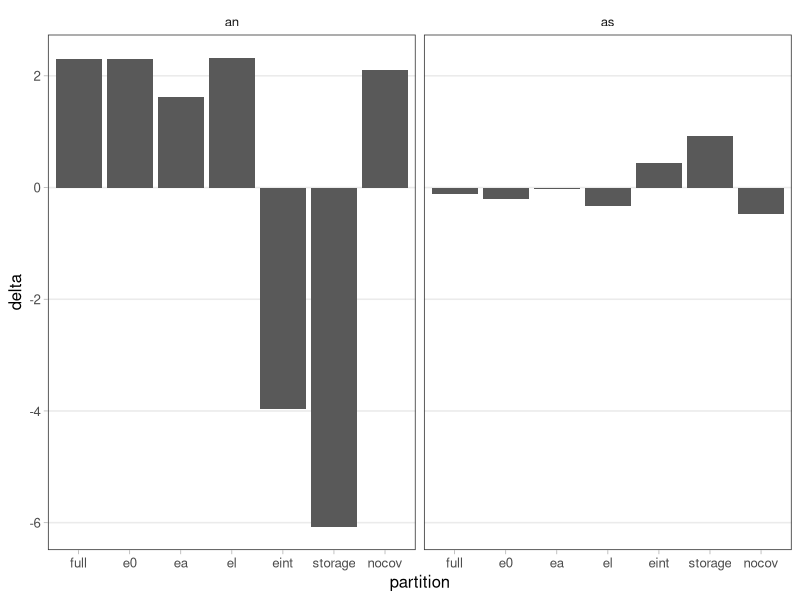
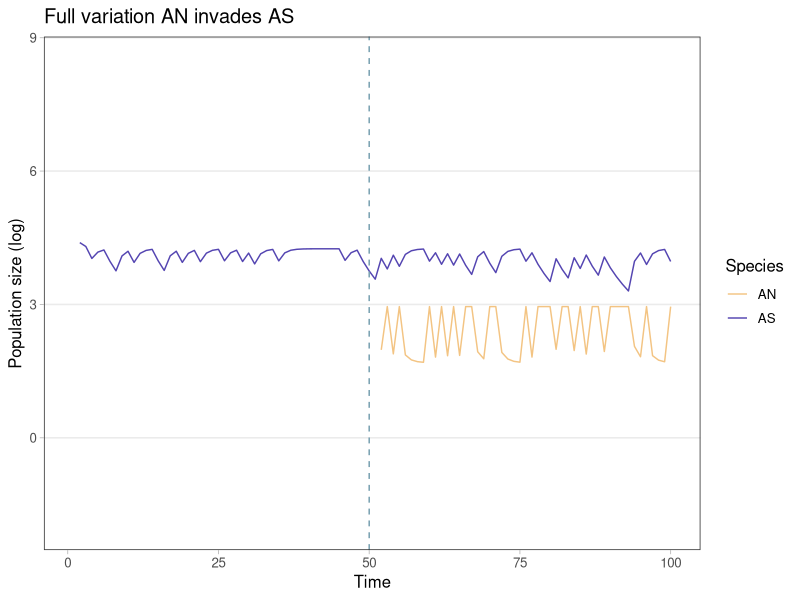
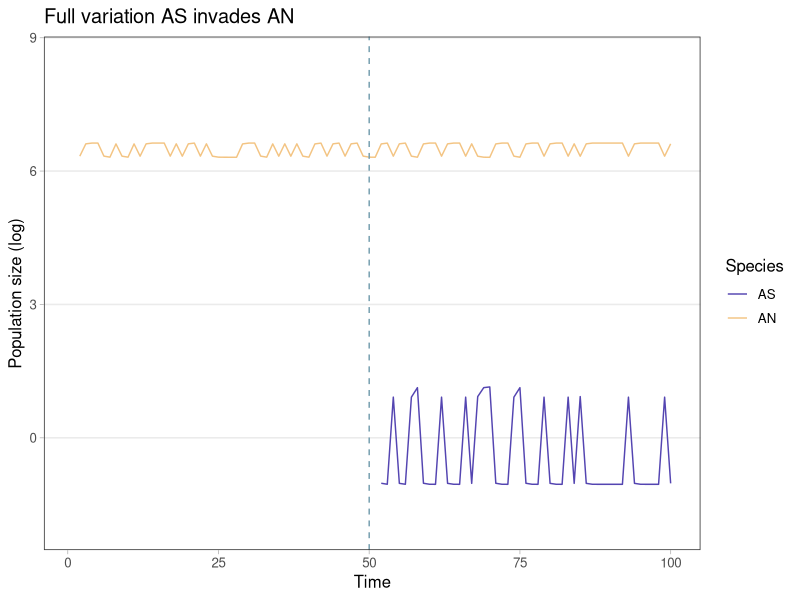
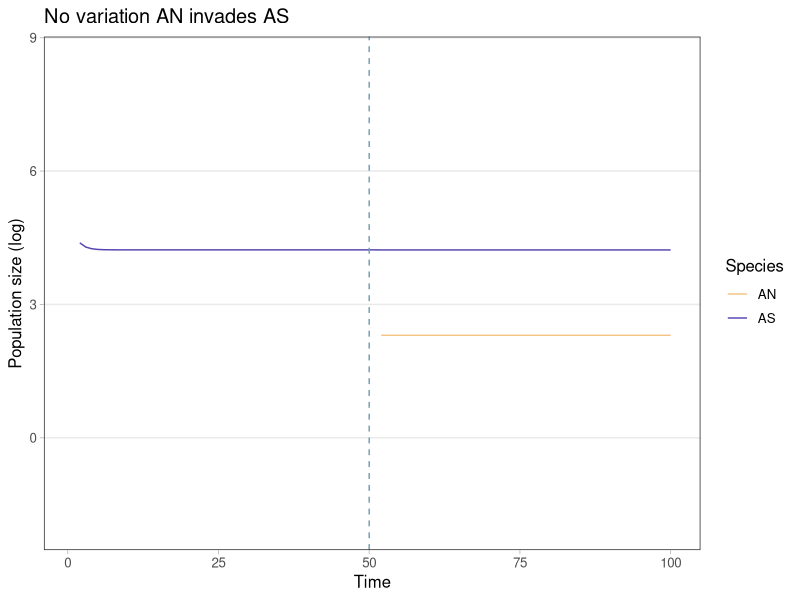
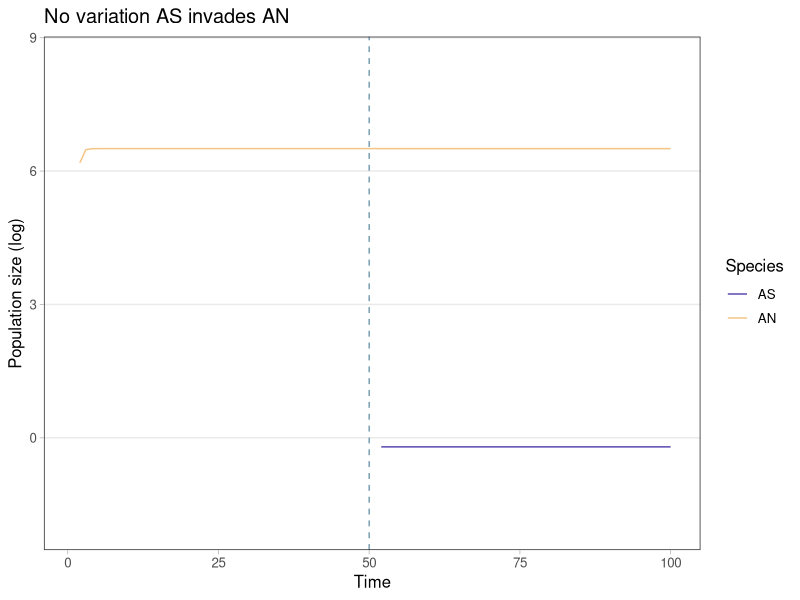
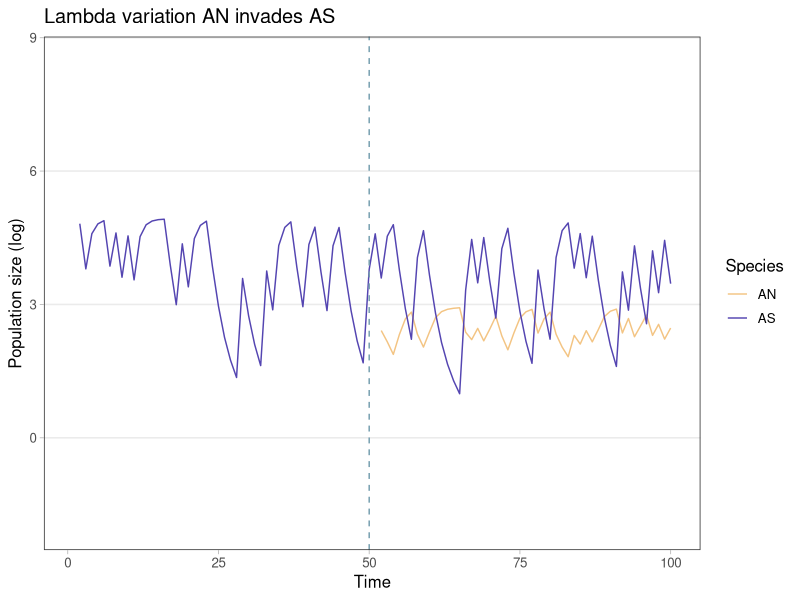
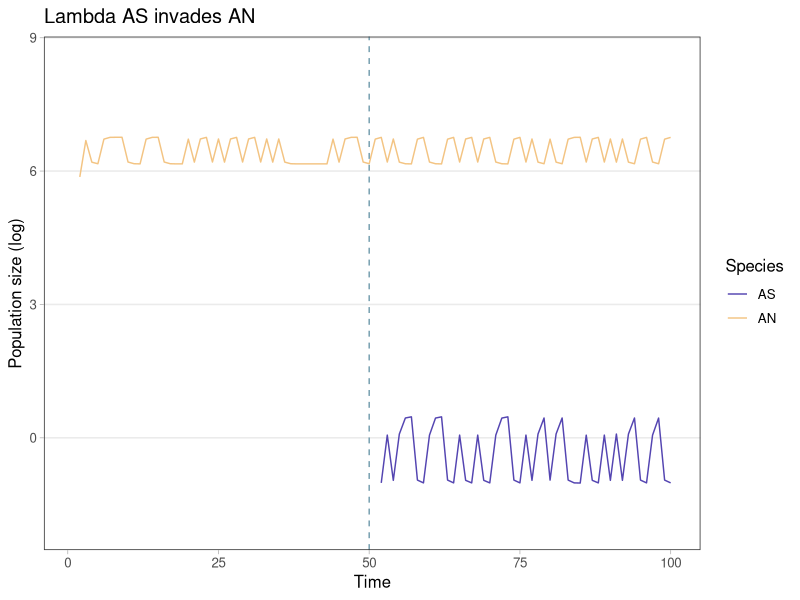
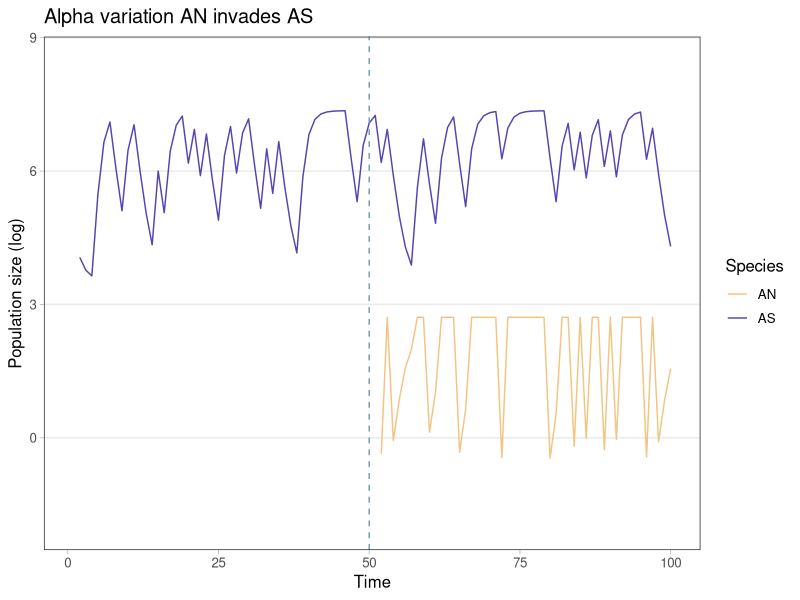

R code for these plots, in order:
## ---- chunk 1
knitr::opts_chunk$set(echo = TRUE)
library(tidyverse)

## Personal ggplot theme
theme_cw <- function () { 
  theme_bw(base_size=12) %+replace% 
    theme(
      panel.background = element_blank(), 
      plot.background = element_blank(), 
      axis.ticks = element_line(colour = "grey70", size = rel(0.5)),
      panel.grid.minor = element_blank(), 
      panel.grid.major.x = element_blank(),
      legend.background = element_blank(), 
      legend.key = element_blank(),
      strip.background = element_blank(), 
    #  strip.text=element_text(size=12),
    #  axis.text=element_text(size=12),
      complete = TRUE
    )
}
## ---- chunk 2

# seed survival and germination fractions
# don't currently differ by environmental conditions but they could
as <- 0 # changed to 0 to be a fully non-seedbanking species
ag <- 0.9
es <- 0.82
eg <- 0.6

# main parameters
pars <- read.csv('model_parameters_hallett.csv') %>%
  mutate(species = ifelse(species == 'Avena', 'an', 'as'), # generalize species names
         treatment = ifelse(treatment == 'consistentDry','dry','wet')) %>%
  rename(a.an = aiA, a.as = aiE) %>%
  select(-X) %>%
  mutate(seed.surv = ifelse(species == 'an', as, es),
         seed.germ = ifelse(species == 'an', ag, eg)) # add seed survival and germ columns

# adding average values to the parameter df
an.means <- pars %>%
  filter(species == 'an') %>% 
  select(a.an, a.as, lambda, seed.surv, seed.germ) %>%
  colMeans()
as.means <- pars %>%
  filter(species == 'as') %>% 
  select(a.an, a.as, lambda, seed.surv, seed.germ) %>%
  colMeans()
pars <- pars %>%
  add_row(treatment = 'average', species = 'an', 
          a.an = an.means['a.an'], a.as = an.means['a.as'], lambda = an.means['lambda'],
          seed.surv = an.means['seed.surv'], seed.germ = an.means['seed.germ']) %>%
  add_row(treatment = 'average', species = 'as', 
          a.an = as.means['a.an'], a.as = as.means['a.as'], lambda = as.means['lambda'],
          seed.surv = as.means['seed.surv'], seed.germ = as.means['seed.germ'])
## ---- chunk 3
# Determine equilibrium conditions for each species in isolation 
pop_equilibrium <- function (N0, s, g, a.intra, lambda) {
  # to run for only a single timestep
  N <- s*(1-g)*N0 + N0*(lambda*g)/(1+a.intra*N0)
  return(N)
}

# invader population growth rate one time step forward
pop_invade <- function (N0, resident, s, g, a.inter, lambda) {
  # to run for only a single timestep
  N <- s*(1-g)*N0 + N0*(lambda*g)/(1+a.inter*resident)
  return(N)
}

# resident population growth rate one time step forward
pop_resident <- function (N0, resident, s, g, a.intra, a.inter, lambda) {
  # to run for only a single timestep
  N <- s*(1-g)*resident + resident*(lambda*g)/(1+a.intra*resident+a.inter*N0)
  return(N)
}
## ---- chunk 4
run_invasion <- function(sp.invader, sp.resident, N0.i, N0.r, parameters, vary.lambda = TRUE, vary.alpha = TRUE, init.time.steps = 50, total.time.steps = 100){
  
  # two equally probable environmental conditions
  env.draw <- rbinom(total.time.steps, 1, 0.5) 
  env.cond <- if_else(env.draw > 0, 'wet','dry')
  
  n.res <- rep(NA, total.time.steps) # resident population without the invader
  n.res.impact <- rep(NA, total.time.steps) # resident population with invader's impact
  n.res.gr <- rep(NA, total.time.steps) # growth rate of resident population (with invader's impact)
  n.inv <- rep(NA, total.time.steps) # invader population, init.time.steps will stay NA
  
  a.res <- paste('a',sp.resident, sep = '.') # column name of resident interactions
  a.inv <- paste('a',sp.invader, sep = '.') # column name of invader interactions
  
  # parameters for average environmental condition
  p.res.ave <- parameters %>% filter(species == sp.resident, treatment == 'average')
  p.inv.ave <- parameters %>% filter(species == sp.invader, treatment == 'average')
    
  # running just the resident alone for init.time.steps
  n.res[1] <- N0.r
  for (t in 1:init.time.steps){
    # parameters for varying environmental condition
    p.res <- parameters %>% filter(species == sp.resident, treatment == env.cond[t])
    
    # running one time step using the appropriate environmental parameters
    n.res[t+1] <- pop_equilibrium(N0 = n.res[t], 
                                  s = p.res$seed.surv, 
                                  g = p.res$seed.germ, 
                                  lambda = if_else(vary.lambda == TRUE,
                                                   p.res$lambda, 
                                                   p.res.ave$lambda), 
                                  a.intra = if_else(vary.alpha == TRUE,
                                                    p.res[,a.res],
                                                    p.res.ave[,a.res]))
    n.res.impact[t+1] <- n.res[t+1]
   #  n.res.gr[t+1] <- n.res[t+1]/n.res[t]
  }
  
  # running the resident and invader for the remaining time steps
  for (t in (init.time.steps+1):(total.time.steps-1)){
    p.res <- parameters %>% filter(species == sp.resident, treatment == env.cond[t])
    p.inv <- parameters %>% filter(species == sp.invader, treatment == env.cond[t])
    
    # invader population
    # N0 of the invader is set to the same value each time
    n.inv[t+1] <- pop_invade(N0 = N0.i, 
                             resident = n.res[t], #** Should be n.res[init.time.steps]
                             s = p.inv$seed.surv, 
                             g = p.inv$seed.germ, 
                             lambda = if_else(vary.lambda == TRUE,
                                              p.inv$lambda, 
                                              p.inv.ave$lambda), 
                             a.inter = if_else(vary.alpha == TRUE,
                                               p.inv[,a.res],
                                               p.inv.ave[,a.res]))
    
    # resident population as if invader weren't present
    n.res[t+1] <- pop_equilibrium(N0 = n.res[t], 
                                  s = p.res$seed.surv, 
                                  g = p.res$seed.germ, 
                                  lambda = if_else(vary.lambda == TRUE,
                                                   p.res$lambda, 
                                                   p.res.ave$lambda), 
                                  a.intra = if_else(vary.alpha == TRUE,
                                                    p.res[,a.res],
                                                    p.res.ave[,a.res]))
    
    # resident population with invader present
    n.res.impact[t+1] <- pop_resident(N0 = N0.i, 
                               resident = n.res[t], 
                               s = p.res$seed.surv, 
                               g = p.res$seed.germ, 
                               lambda = if_else(vary.lambda == TRUE,
                                                p.res$lambda, 
                                                p.res.ave$lambda), 
                               a.intra = if_else(vary.alpha == TRUE,
                                                 p.res[,a.res],
                                                 p.res.ave[,a.res]),
                               a.inter = if_else(vary.alpha == TRUE,
                                                 p.res[,a.inv],
                                                 p.res.ave[,a.inv]))
    n.res.gr[t+1] <- n.res.impact[t+1]/n.res[t]
  }

  return(tibble(time = 1:total.time.steps, env.cond, n.inv, n.res, n.res.impact, n.res.gr))
}

## ---- chunk 5
run_invasion_no_correlation <- function(sp.invader, sp.resident, N0.i, N0.r, parameters, init.time.steps = 50, total.time.steps = 100){
  
  n.res <- rep(NA, total.time.steps) # resident population without the invader
  n.res.impact <- rep(NA, total.time.steps) # resident population with invader's impact
  n.res.gr <- rep(NA, total.time.steps) # growth rate of resident population (with invader's impact)
  n.inv <- rep(NA, total.time.steps) # invader population, init.time.steps will stay NA
  
  a.res <- paste('a',sp.resident, sep = '.') # column name of resident interactions
  a.inv <- paste('a',sp.invader, sep = '.') # column name of invader interactions
    
  # running just the resident alone for init.time.steps
  n.res[1] <- N0.r
  for (t in 1:init.time.steps){
    # parameters for environmental conditions--lambda and alpha not correlated
    env.draw.lambda <- sample(c('wet','dry'), size = 1) # env for lambda
    env.draw.alpha <- sample(c('wet','dry'), size = 1) # env for alpha
    
    # resident
    p.res.lambda <- parameters %>% filter(species == sp.resident, treatment == env.draw.lambda)
    p.res.alpha <- parameters %>% filter(species == sp.resident, treatment == env.draw.alpha)
    
    # running one time step using the appropriate environmental parameters
    n.res[t+1] <- pop_equilibrium(N0 = n.res[t], 
                                  s = p.res.lambda$seed.surv, 
                                  g = p.res.lambda$seed.germ, 
                                  lambda = p.res.lambda$lambda, 
                                  a.intra = p.res.alpha[,a.res])
    n.res.impact[t+1] <- n.res[t+1]
   #  n.res.gr[t+1] <- n.res[t+1]/n.res[t]
  }
  
  # running the resident and invader for the remaining time steps
  for (t in (init.time.steps+1):(total.time.steps-1)){
    
    # parameters for environmental conditions--lambda and alpha not correlated
    env.draw.lambda <- sample(c('wet','dry'), size = 1) # env for lambda
    env.draw.alpha <- sample(c('wet','dry'), size = 1) # env for alpha
    
    # resident
    p.res.lambda <- parameters %>% filter(species == sp.resident, treatment == env.draw.lambda)
    p.res.alpha <- parameters %>% filter(species == sp.resident, treatment == env.draw.alpha)
    
    # invader
    p.inv.lambda <- parameters %>% filter(species == sp.invader, treatment == env.draw.lambda)
    p.inv.alpha <- parameters %>% filter(species == sp.invader, treatment == env.draw.alpha)
    
    # invader population
    # N0 of the invader is set to the same value each time
    n.inv[t+1] <- pop_invade(N0 = N0.i, 
                             resident = n.res[t], #** Should be n.res[init.time.steps]
                             s = p.inv.lambda$seed.surv, 
                             g = p.inv.lambda$seed.germ, 
                             lambda = p.inv.lambda$lambda, 
                             a.inter = p.inv.alpha[,a.res])
    
    # resident population as if invader weren't present
    n.res[t+1] <- pop_equilibrium(N0 = n.res[t], 
                                  s = p.res.lambda$seed.surv, 
                                  g = p.res.lambda$seed.germ, 
                                  lambda = p.res.lambda$lambda, 
                                  a.intra = p.res.alpha[,a.res])
    
    # resident population with invader present
    n.res.impact[t+1] <- pop_resident(N0 = N0.i, 
                               resident = n.res[t], 
                               s = p.res.lambda$seed.surv, 
                               g = p.res.lambda$seed.germ, 
                               lambda = p.res.lambda$lambda, 
                               a.intra = p.res.alpha[,a.res],
                               a.inter = p.res.alpha[,a.inv])
    n.res.gr[t+1] <- n.res.impact[t+1]/n.res[t]
  }

  return(tibble(time = 1:total.time.steps, n.inv, n.res, n.res.impact, n.res.gr))
}

## ---- chunk 6
plot_invasion <- function(df, sp.invader, sp.resident, title){
  df.long <- df %>% 
    select(time, n.inv, n.res.impact) %>% 
    pivot_longer(cols = c(n.res.impact, n.inv),
                 names_to = 'species', values_to = 'n') %>% 
    mutate(n.log = log(n))
  
  ## colors for graphs
  cols <- c(
    as = "#5445b1",
    an = "#f3c483",
    p = "#4DA896",
    lines = "#749dae"
  )
  
  sp.inv.cap <- toupper(sp.invader)
  sp.res.cap <- toupper(sp.resident)
  
  ggplot(df.long, aes(x = time, y = n.log, color = species)) +
    geom_line() +
    geom_vline(xintercept = time.warm.up, color = cols[['lines']], linetype = 'dashed') +
    theme_cw() +
    scale_color_manual(name = 'Species', values = c(cols[[sp.invader]], cols[[sp.resident]]),
                       labels = c(sp.inv.cap,sp.res.cap)) +
    ggtitle(paste(title, sp.inv.cap, 'invades', sp.res.cap, sep = ' ')) +
    ylim(-2,8.5) +
    xlab('Time') + 
    ylab('Population size (log)')
  
}
## ---- chunk 7
partition_epsilons <- function(sp.inv, sp.res){
  
  part <- tibble(sp.invader = sp.inv, sp.resident = sp.res)
  
  # no variation
  invade.none <-  run_invasion(sp.invader = sp.inv, sp.resident = sp.res,
                               N0.i = 1, N0.r = 100, parameters = pars,
                               init.time.steps = time.warm.up, total.time.steps = time.full,
                               vary.lambda = FALSE, vary.alpha = FALSE) %>%
    filter(time > time.warm.up + 1)
  
  part$inv.e0 <- mean(log(invade.none$n.inv))
  part$res.e0 <- mean(log(invade.none$n.res.gr))
  
  # lambda variation only
  invade.l <-  run_invasion(sp.invader = sp.inv, sp.resident = sp.res,
                            N0.i = 1, N0.r = 100, parameters = pars,
                            init.time.steps = time.warm.up, total.time.steps = time.full,
                            vary.lambda = TRUE, vary.alpha = FALSE) %>%
    filter(time > time.warm.up + 1)
  
  part$inv.el <- mean(log(invade.l$n.inv)) - part$inv.e0 # need to check -- maybe should be mean of log
  part$res.el <- mean(log(invade.l$n.res.gr))- part$inv.e0
  
  # alpha variation only
  invade.a <-  run_invasion(sp.invader = sp.inv, sp.resident = sp.res,
                            N0.i = 1, N0.r = 100, parameters = pars,
                            init.time.steps = time.warm.up, total.time.steps = time.full,
                            vary.lambda = FALSE, vary.alpha = TRUE) %>%
    filter(time > time.warm.up + 1)
  
  part$inv.ea <- mean(log(invade.a$n.inv)) - part$inv.e0
  part$res.ea <- mean(log(invade.a$n.res.gr)) - part$inv.e0
  
  # full variation
  invade.full <-  run_invasion(sp.invader = sp.inv, sp.resident = sp.res,
                               N0.i = 1, N0.r = 100, parameters = pars,
                               init.time.steps = time.warm.up, total.time.steps = time.full) %>%
    filter(time > time.warm.up + 1)
  
  part$inv.full <- mean(log(invade.full$n.inv)) 
  part$res.full <- mean(log(invade.full$n.res.gr))
  
  part$inv.eint <- part$inv.full - (part$inv.e0 + part$inv.el + part$inv.ea)
  part$res.eint <- part$res.full - (part$res.e0 + part$res.el + part$res.ea)
  
  # no correlation
  invade.no.cov <- run_invasion_no_correlation(sp.invader = sp.inv, sp.resident = sp.res,
                               N0.i = 1, N0.r = 100, parameters = pars,
                               init.time.steps = time.warm.up, total.time.steps = time.full) %>%
    filter(time > time.warm.up + 1)
  
  part$inv.nocov <- mean(log(invade.no.cov$n.inv))
  part$res.nocov <- mean(log(invade.no.cov$n.res.gr))
  
  part$inv.storage <- part$inv.eint - part$inv.nocov
  part$res.storage <- part$res.eint - part$res.nocov
  
  return(part)
}


## ---- chunk 8
time.warm.up <- 50
time.full <- 100

partitions <- partition_epsilons('an','as') %>%
  rbind(partition_epsilons('as','an')) %>%
  pivot_longer(cols = inv.e0:res.storage) %>%
  separate(name, into = c('player', 'partition')) %>%
  pivot_wider(names_from = player, values_from = value) %>%
  mutate(delta = inv - res,
         partition = factor(partition, 
                            levels = c('full','e0','ea','el','eint', 'storage','nocov')))

ggplot(partitions, aes(x = partition, y = delta)) + 
  facet_grid(cols = vars(sp.invader)) + 
  geom_bar(stat = 'identity', position = position_dodge()) +
  theme_cw()

## ---- chunk 9
time.warm.up <- 50
time.full <- 100
invade.an.full <-  run_invasion(sp.invader = 'an', sp.resident = 'as',
                                N0.i = 1, N0.r = 100, parameters = pars,
                                init.time.steps = time.warm.up, total.time.steps = time.full)

plot_invasion(invade.an.full, 'an', 'as', 'Full variation')


invade.as.full <-  run_invasion(sp.invader = 'as', sp.resident = 'an',
                                N0.i = 1, N0.r = 100, parameters = pars,
                                init.time.steps = time.warm.up, total.time.steps = time.full)

plot_invasion(invade.as.full, 'as', 'an', 'Full variation')

## ---- chunk 10
invade.an.none <-  run_invasion(sp.invader = 'an', sp.resident = 'as',
                           N0.i = 1, N0.r = 100, parameters = pars,
                           init.time.steps = time.warm.up, total.time.steps = time.full,
                           vary.lambda = FALSE, vary.alpha = FALSE)

plot_invasion(invade.an.none, 'an', 'as', 'No variation')

invade.as.none <-  run_invasion(sp.invader = 'as', sp.resident = 'an',
                           N0.i = 1, N0.r = 100, parameters = pars,
                           init.time.steps = time.warm.up, total.time.steps = time.full,
                           vary.lambda = FALSE, vary.alpha = FALSE)

plot_invasion(invade.as.none, 'as', 'an', 'No variation')
## ---- chunk 11
invade.an.l <-  run_invasion(sp.invader = 'an', sp.resident = 'as',
                           N0.i = 1, N0.r = 100, parameters = pars,
                           init.time.steps = time.warm.up, total.time.steps = time.full,
                           vary.lambda = TRUE, vary.alpha = FALSE)

plot_invasion(invade.an.l, 'an', 'as', 'Lambda variation')


invade.as.l <-  run_invasion(sp.invader = 'as', sp.resident = 'an',
                           N0.i = 1, N0.r = 100, parameters = pars,
                           init.time.steps = time.warm.up, total.time.steps = time.full,
                           vary.lambda = TRUE, vary.alpha = FALSE)

plot_invasion(invade.as.l, 'as', 'an', 'Lambda')

## ---- chunk 12
invade.an.a <-  run_invasion(sp.invader = 'an', sp.resident = 'as',
                           N0.i = 1, N0.r = 100, parameters = pars,
                           init.time.steps = time.warm.up, total.time.steps = time.full,
                           vary.lambda = FALSE, vary.alpha = TRUE)

plot_invasion(invade.an.a, 'an', 'as', 'Alpha variation')

invade.as.a <-  run_invasion(sp.invader = 'as', sp.resident = 'an',
                           N0.i = 1, N0.r = 100, parameters = pars,
                           init.time.steps = time.warm.up, total.time.steps = time.full,
                           vary.lambda = FALSE, vary.alpha = TRUE)

plot_invasion(invade.as.a, 'as', 'an', 'Alpha variation')

## ---- chunk 13
invade.an.no.cov <-  run_invasion_no_correlation(sp.invader = 'an', sp.resident = 'as',
                           N0.i = 1, N0.r = 100, parameters = pars,
                           init.time.steps = time.warm.up, total.time.steps = time.full)

plot_invasion(invade.an.no.cov , 'an', 'as', 'Split covariance')

invade.as.no.cov  <-  run_invasion_no_correlation(sp.invader = 'as', sp.resident = 'an',
                           N0.i = 1, N0.r = 100, parameters = pars,
                           init.time.steps = time.warm.up, total.time.steps = time.full)

plot_invasion(invade.as.no.cov , 'as', 'an', 'Split covariance')

